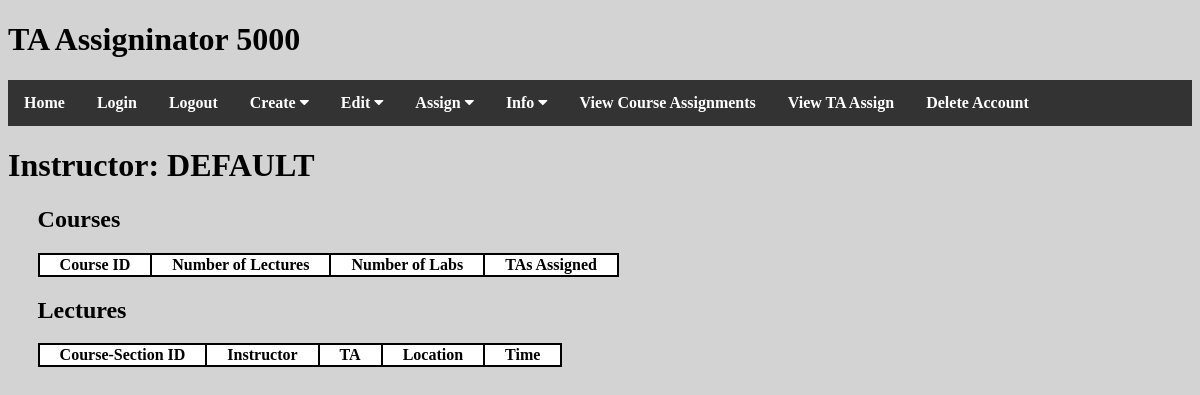
Before: /instructor/ta_assign_admin@uwm.edu/ with the older database file.
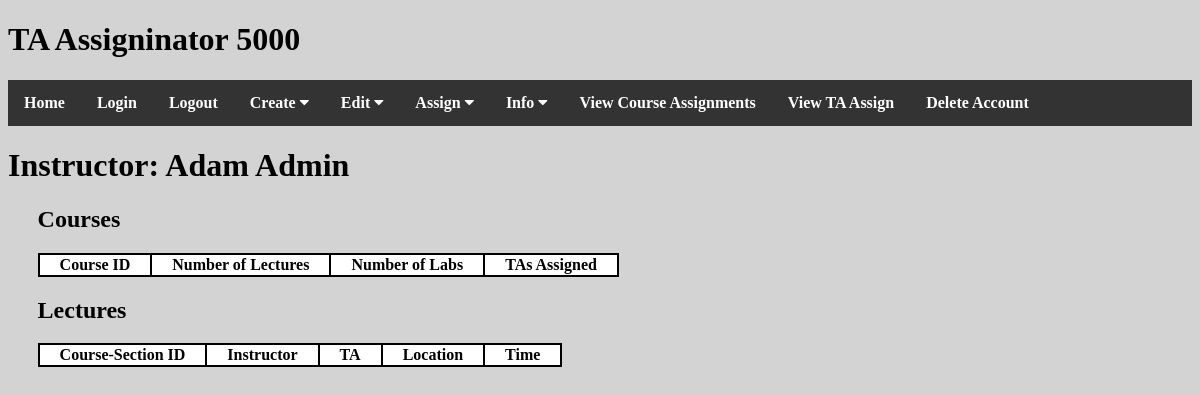
After: the same page with the newer database file.
### ta_assign/models.py (models this page shows)
class User(models.Model):
    email = models.CharField(max_length=50)
    password = models.CharField(max_length=20)
    phone = models.CharField(max_length=12, default="000.000.0000")
    name = models.CharField(max_length=50, default="DEFAULT")
    type = models.CharField(max_length=20, default="person")
    isLoggedOn = models.BooleanField(default=False)
    address = models.CharField(max_length=100, default="not set")

### ta_assign/views.py (the view)
# urls.py: url(r'^instructor/(?P<instructor_email>.+?)/$', InstructorView.as_view(), name='Instructor1'),
class InstructorView(View):
    def get(self, request, **kwargs):
        instructor_email = self.kwargs["instructor_email"]
        instructor = models.User.objects.get(email=instructor_email)
        instructor_courses = models.InstructorCourse.objects.filter(instructor=instructor)
        courses = []
        for instructor_course in instructor_courses:
            courses.append(instructor_course.course)
        instructor_lectures = models.Lecture.objects.filter(instructor=instructor.email)
        lectures = []
        for instructor_lecture in instructor_lectures:
            lectures.append(instructor_lecture)
        return render(request, 'main/instructor.html', {"instructor_name": instructor.name, "instructor": instructor,
                                                        "courses": courses, "lectures": lectures})

### templates/main/instructor.html (shortened to what this page needs)
{% extends "base.html" %}
{% block content %}
    <h1>Instructor: {{ instructor_name }}</h1>
    <div class="access_info">
    <h2>Courses</h2>
        <table>
            <tr class="heading">
                <td>Course ID</td>
                <td>Number of Lectures</td>
                <td>Number of Labs</td>
                <td>TAs Assigned</td>
            </tr>
        </table>
        <h2>Lectures</h2>
        <table>
            <tr class="heading">
                <td>Course-Section ID</td>
                <td>Instructor</td>
                <td>TA</td>
                <td>Location</td>
                <td>Time</td>
            </tr>
        </table>
    </div>
{% endblock content %}

Changed rows visible on the page:
changed User: name "DEFAULT" → "Adam Admin"
